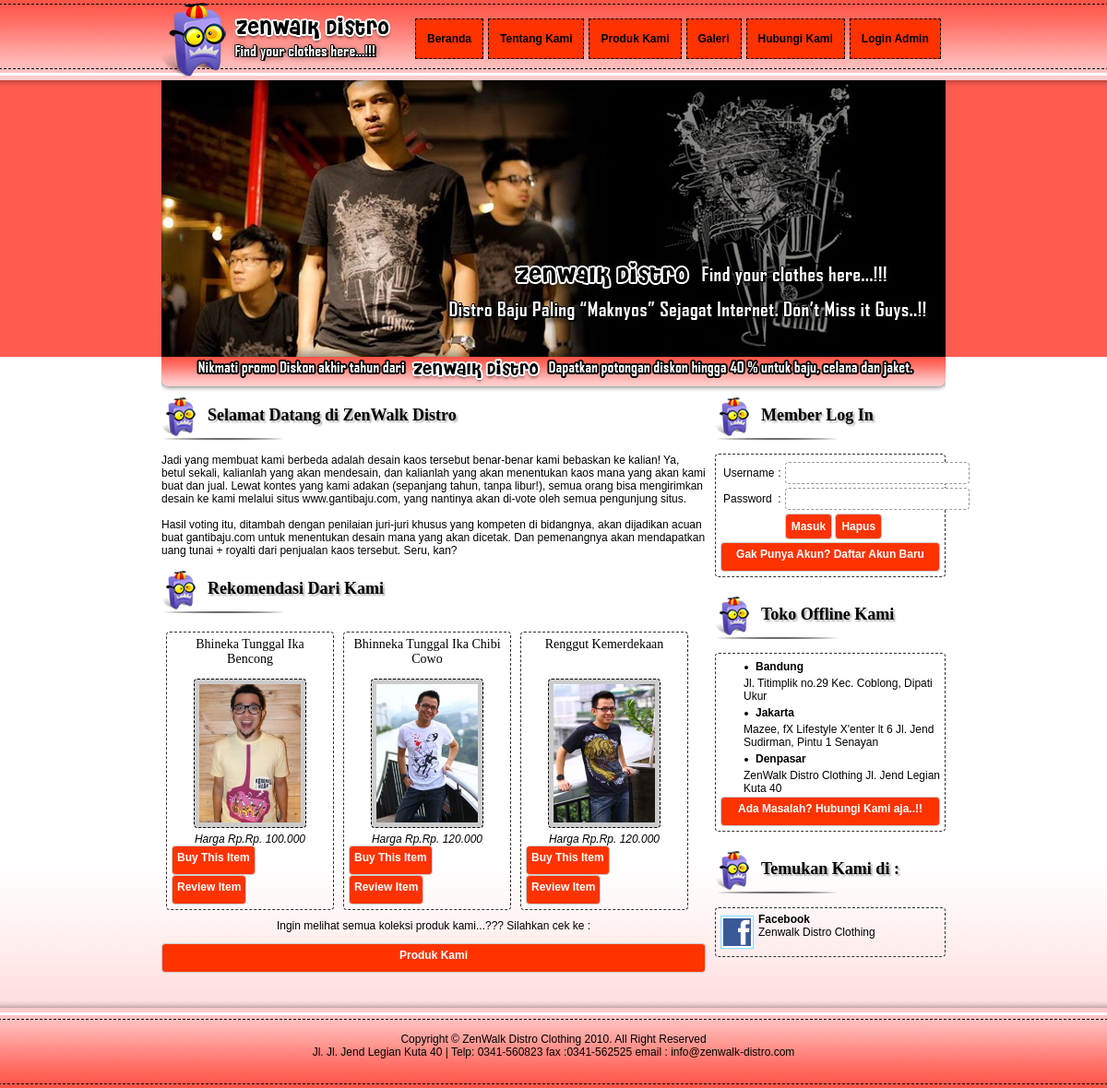
The page / on the database its author committed.
### tables this page shows
CREATE TABLE IF NOT EXISTS `tbl_barang` (
  `id_barang` int(3) NOT NULL AUTO_INCREMENT,
  `nama_barang` varchar(100) NOT NULL,
  `harga` varchar(100) NOT NULL,
  `gambar` varchar(100) NOT NULL,
  `keterangan` text NOT NULL,
  PRIMARY KEY (`id_barang`)
);

### index.php (the view, shortened to what this page needs)
<!DOCTYPE html PUBLIC "-//W3C//DTD XHTML 1.0 Transitional//EN" "http://www.w3.org/TR/xhtml1/DTD/xhtml1-transitional.dtd">
<html xmlns="http://www.w3.org/1999/xhtml">
<head>
<link href="css/style.css" rel="stylesheet" type="text/css" />
<link href="css/highslide.css" rel="stylesheet" type="text/css" />
</head>
<body>
<div id="menu-atas">
<div id="atas"><div class="logo"><img src="images/logo.png" /></div>
<div class="menu" id="nav">
	<ul>
    	<li><a href="index.php">Beranda</a></li>
    	<li><a href="about.php">Tentang Kami</a></li>
    	<li><a href="product.php">Produk Kami</a></li>
    	<li><a href="galeri.php">Galeri</a></li>
    	<li><a href="hubungi.php">Hubungi Kami</a></li>
    	<li><a href="hal-login.php">Login Admin</a></li>
	</ul>
</div>
<div id="head">
<div id="imgSShow" align="center"><img src="images/header.jpg" alt="large image" name="SLIDESIMG" id="SLIDESIMG" style="opacity: 1;"><script type="text/javascript" src="js/slide-2.js"></script></div>
</div>
<div><img src="images/bawah-head.png" /></div>
</div>
</div>
<div id="isi">
<div id="kiri">
<div id="judul">Selamat Datang di ZenWalk Distro</div>
Jadi yang membuat kami berbeda adalah desain kaos tersebut benar-benar kami bebaskan ke kalian! Ya, betul sekali, kalianlah yang akan mendesain, dan kalianlah yang akan menentukan kaos mana yang akan kami buat dan jual. Lewat kontes yang kami adakan (sepanjang tahun, tanpa libur!), semua orang bisa mengirimkan desain ke kami melalui situs www.gantibaju.com, yang nantinya akan di-vote oleh semua pengunjung situs.<br /><br />
Hasil voting itu, ditambah dengan penilaian juri-juri khusus yang kompeten di bidangnya, akan dijadikan acuan buat gantibaju.com untuk menentukan desain mana yang akan dicetak. Dan pemenangnya akan mendapatkan uang tunai + royalti dari penjualan kaos tersebut. Seru, kan? <br /><br />
<div id="judul">Rekomendasi Dari Kami</div>
<?php
$q=mysql_query("select * from tbl_barang order by id_barang DESC LIMIT 3");
while($r=mysql_fetch_array($q))
{
echo"<div id='sub-barang'><div class='jdl-brg'>$r[nama_barang]</div><img src='barang/$r[gambar]' width='110' class='gambar'><div id='harga'><i>Harga Rp.$r[harga]</i>
<a href='pesan.php?id_barang=$r[id_barang]'><div  class='submitButton3'>Buy This Item</div></a><a href='detail.php?id_barang=$r[id_barang]' onclick=\"return hs.htmlExpand(this, { objectType: 'iframe' } )\"><div  class='submitButton3'>Review Item</div></a>
</div></div>";
}
?>
<br /><br /><p align="center">Ingin melihat semua koleksi produk kami...??? Silahkan cek ke : </p>
<a href="product.php"><div class="submitButton2">Produk Kami</div></a>
</div>
<div id="kanan">
<?php
if(empty($_SESSION[namamember])){
?>
<div id="judul">Member Log In</div>
<div id="widget">
<form method="post" action="log-member.php">
<table>
<tr><td>Username</td><td>:</td><td><input type="text" name="user" class="input" size="25"/></td></tr>
<tr><td>Password</td><td>:</td><td><input type="password" name="pass" class="input" size="25"/></td></tr>
<tr><td></td><td></td><td><input type="submit" value="Masuk" class="submitButton" /> <input type="reset" value="Hapus" class="submitButton" /></td></tr>
</table>
</form>
<a href="registrasi.php"><div class="submitButton2">Gak Punya Akun? Daftar Akun Baru</div></a>
</div>
<?php
}
?>
<div id="judul">Toko Offline Kami</div>
<div id="widget">
<li class="li-class">Bandung</li>
<li class="li-class-no">Jl. Titimplik no.29
Kec. Coblong, Dipati Ukur</li>
<li class="li-class">Jakarta</li>
<li class="li-class-no">Mazee, fX Lifestyle X'enter lt 6
Jl. Jend Sudirman, Pintu 1 Senayan</li>
<li class="li-class">Denpasar</li>
<li class="li-class-no">ZenWalk Distro Clothing
Jl. Jend Legian Kuta 40</li>
<a href="hubungi.php"><div class="submitButton2">Ada Masalah? Hubungi Kami aja..!!</div></a>
</div>
<div id="judul">Temukan Kami di :</div>
<div id="widget">
<img src="images/facebook.gif" class="image" width="30"/><strong>Facebook</strong><br />Zenwalk Distro Clothing<br /><br />
</div>
</div>
</div>
<div id="menu-bawah">
<div id="footer">Copyright © ZenWalk Distro Clothing 2010. All Right Reserved<br />Jl. Jl. Jend Legian Kuta 40 |
Telp: 0341-560823 fax :0341-562525 email : info@zenwalk-distro.com </div>
</div>
</body>
</html>

### css/style.css (style rules this page uses)
body { margin:0 auto; padding:0; font-family:arial; font-size:12px; background-image:url(../images/bg.jpg); background-repeat:repeat-x; background-position:bottom; background-attachment:fixed; }
#menu-atas { margin:0 auto; position:absolute; padding-top:0px; top: 0; left: 0; right: 0; background-image:url(../images/bg-menu-atas.png); background-color:#FF5C50; background-repeat:repeat-x; height:387px; width:100%; color:#000; }
#menu-bawah { bottom:0; left: 0; right: 0; background-image:url(../images/bg-menu-bawah.png); background-repeat:repeat-x; height:100px; width:100%; color:#000; }
#head { width:850px; height:387px; }
.logo { width:270px; margin-top:-px; padding:0; float:left; }
#atas { width:850px; margin:0 auto; }
#nav ul { display:block; cursor:pointer; padding-left:0px; margin: 0px; }
#nav li { background-color:#FF3300; border:1px dashed #000; margin-top:20px; margin-left:5px; float:left; list-style-type:none; padding: 14px 12px 14px 12px; }
#nav li a { text-decoration:none; color:#000; font-weight:bold; }
#isi { width:850px; margin:0 auto; padding-top:430px; height:650px; }
.input { -moz-border-radius:4px; -khtml-border-radius: 4px; -webkit-border-radius: 4px; font-size:12px; background-color:#FFFFFF; border:1pt dashed #999999; padding:4px; }
.submitButton { color:#fff; font-size:12px; height:28px; font-weight:bold; -moz-border-radius:4px; -khtml-border-radius: 4px; -webkit-border-radius: 4px; border:1px solid #cccccc; background-color:#FF3300; cursor:pointer; text-align:center; }
.submitButton2 { color:#fff; font-size:12px; height:20px; font-weight:bold; -moz-border-radius:4px; -khtml-border-radius: 4px; -webkit-border-radius: 4px; border:1px solid #cccccc; background-color:#FF3300; cursor:pointer; padding:5px; text-align:center; }
.submitButton3 { color:#fff; font-size:12px; height:20px; font-weight:bold; -moz-border-radius:4px; -khtml-border-radius: 4px; -webkit-border-radius: 4px; border:1px solid #cccccc; background-color:#FF3300; cursor:pointer; padding:5px; text-align:center; float:left; }
#kiri { width:590px; margin-right:10px; float:left; }
#kanan { width:250px; float:left; }
#judul { background-image:url(../images/bg-title.png); background-repeat:no-repeat; height:52px; padding-left:50px; padding-top:10px; font-size:18px; font-weight:bold; text-shadow:2px 2px 2px #B0B0B0; font-family:"Comic Sans MS"; }
#widget { padding:5px; border:1px dashed #333333; -moz-border-radius:4px; -khtml-border-radius: 4px; -webkit-border-radius: 4px; margin-bottom:20px; }
.li-class { list-style:url(../images/bullet.gif); margin-left:20px; padding-left: 5px; padding-top: 2px; padding-bottom: 2px; font-weight:bold; }
.li-class-no { list-style:none; margin-left:20px; padding-left: 5px; padding-top: 2px; padding-bottom: 2px; }
.image { background-color: #fff; padding: 2px; margin: 3px 5px 3px 0; border: 1px solid #86DBFF; float: left; }
#sub-barang { text-align:center; padding:5px; width:170px; float:left; border:1px dashed #333333; -moz-border-radius:4px; -khtml-border-radius: 4px; -webkit-border-radius: 4px; margin:5px 5px 10px 5px; }
.jdl-brg { font-size:14px; height:30px; margin-bottom:10px; font-family:"Comic Sans MS"; }
#footer { width:850px; margin:0 auto; padding-top:40px; text-align:center; }
.gambar { padding:5px; background-color:#CCCCCC; border:1px dashed #000; -moz-border-radius:4px; -khtml-border-radius: 4px; -webkit-border-radius: 4px; margin:5px; }
#isi a { color:#FF0000; text-decoration:none; }

### rows shown on the page
tbl_barang: nama_barang "Bhineka Tunggal Ika Bencong", gambar (picture), harga "Rp. 100.000"
tbl_barang: nama_barang "Bhinneka Tunggal Ika Chibi Cowo", gambar (picture), harga "Rp. 120.000"
tbl_barang: nama_barang "Renggut Kemerdekaan", gambar (picture), harga "Rp. 120.000"
